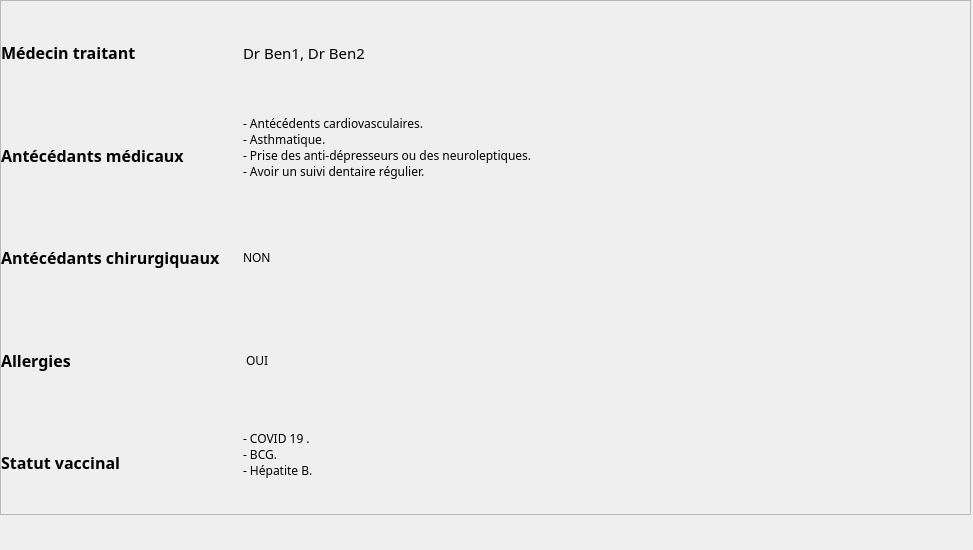
                <widget class="QWidget" name="scrollAreaWidgetContents_3">
                 <property name="geometry">
                  <rect>
                   <x>0</x>
                   <y>0</y>
                   <width>973</width>
                   <height>550</height>
                  </rect>
                 </property>
                 <property name="minimumSize">
                  <size>
                   <width>0</width>
                   <height>550</height>
                  </size>
                 </property>
                 <property name="maximumSize">
                  <size>
                   <width>16777215</width>
                   <height>550</height>
                  </size>
                 </property>
                 <widget class="QFrame" name="patientsDettalsTable">
                  <property name="geometry">
                   <rect>
                    <x>0</x>
                    <y>0</y>
                    <width>971</width>
                    <height>515</height>
                   </rect>
                  </property>
                  <property name="minimumSize">
                   <size>
                    <width>0</width>
                    <height>515</height>
                   </size>
                  </property>
                  <property name="maximumSize">
                   <size>
                    <width>16777215</width>
                    <height>515</height>
                   </size>
                  </property>
                  <property name="frameShape">
                   <enum>QFrame::StyledPanel</enum>
                  </property>
                  <property name="frameShadow">
                   <enum>QFrame::Raised</enum>
                  </property>
                  <layout class="QGridLayout" name="gridLayout_4">
                   <property name="leftMargin">
                    <number>0</number>
                   </property>
                   <property name="topMargin">
                    <number>0</number>
                   </property>
                   <property name="rightMargin">
                    <number>0</number>
                   </property>
                   <property name="bottomMargin">
                    <number>0</number>
                   </property>
                   <property name="spacing">
                    <number>0</number>
                   </property>
                   <item row="4" column="0">
                    <widget class="QLabel" name="label_188">
                     <property name="font">
                      <font>
                       <family>Noto Sans</family>
                       <pointsize>12</pointsize>
                       <weight>75</weight>
                       <bold>true</bold>
                      </font>
                     </property>
                     <property name="text">
                      <string>Statut vaccinal</string>
                     </property>
                    </widget>
                   </item>
                   <item row="3" column="0">
                    <widget class="QLabel" name="label_158">
                     <property name="font">
                      <font>
                       <family>Noto Sans</family>
                       <pointsize>12</pointsize>
                       <weight>75</weight>
                       <bold>true</bold>
                      </font>
                     </property>
                     <property name="text">
                      <string>Allergies</string>
                     </property>
                    </widget>
                   </item>
                   <item row="2" column="1" colspan="3">
                    <widget class="QLabel" name="label_177">
                     <property name="font">
                      <font>
                       <family>Noto Sans</family>
                      </font>
                     </property>
                     <property name="text">
                      <string>NON</string>
                     </property>
                    </widget>
                   </item>
                   <item row="0" column="1" colspan="3">
                    <widget class="QLabel" name="label_161">
                     <property name="font">
                      <font>
                       <family>Noto Sans</family>
                       <pointsize>11</pointsize>
                       <weight>50</weight>
                       <bold>false</bold>
                      </font>
                     </property>
                     <property name="text">
                      <string>Dr Ben1, Dr Ben2</string>
                     </property>
                     <property name="alignment">
                      <set>Qt::AlignLeading|Qt::AlignLeft|Qt::AlignVCenter</set>
                     </property>
                    </widget>
                   </item>
                   <item row="4" column="1" colspan="3">
                    <widget class="QLabel" name="label_146">
                     <property name="font">
                      <font>
                       <family>Noto Sans</family>
                      </font>
                     </property>
                     <property name="text">
                      <string>- COVID 19 .
- BCG.
- Hépatite B.
</string>
                     </property>
                    </widget>
                   </item>
                   <item row="2" column="0">
                    <widget class="QLabel" name="label_186">
                     <property name="font">
                      <font>
                       <family>Noto Sans</family>
                       <pointsize>12</pointsize>
                       <weight>75</weight>
                       <bold>true</bold>
                      </font>
                     </property>
                     <property name="text">
                      <string>Antécédants chirurgiquaux</string>
                     </property>
                    </widget>
                   </item>
                   <item row="3" column="1" colspan="3">
                    <widget class="QLabel" name="label_176">
                     <property name="font">
                      <font>
                       <family>Noto Sans</family>
                      </font>
                     </property>
                     <property name="text">
                      <string> OUI</string>
                     </property>
                    </widget>
                   </item>
                   <item row="0" column="0">
                    <widget class="QLabel" name="label_143">
                     <property name="font">
                      <font>
                       <family>Noto Sans</family>
                       <pointsize>12</pointsize>
                       <weight>75</weight>
                       <bold>true</bold>
                      </font>
                     </property>
                     <property name="text">
                      <string>Médecin traitant</string>
                     </property>
                     <property name="alignment">
                      <set>Qt::AlignLeading|Qt::AlignLeft|Qt::AlignVCenter</set>
                     </property>
                    </widget>
                   </item>
                   <item row="1" column="0">
                    <widget class="QLabel" name="label_164">
                     <property name="font">
                      <font>
                       <family>Noto Sans</family>
                       <pointsize>12</pointsize>
                       <weight>75</weight>
                       <bold>true</bold>
                      </font>
                     </property>
                     <property name="text">
                      <string>Antécédants médicaux</string>
                     </property>
                    </widget>
                   </item>
                   <item row="1" column="1" colspan="3">
                    <widget class="QLabel" name="label_152">
                     <property name="font">
                      <font>
                       <family>Noto Sans</family>
                      </font>
                     </property>
                     <property name="text">
                      <string>- Antécédents cardiovasculaires.
- Asthmatique.
- Prise des anti-dépresseurs ou des neuroleptiques.
- Avoir un suivi dentaire régulier.
</string>
                     </property>
                    </widget>
                   </item>
                  </layout>
                 </widget>
                </widget>
